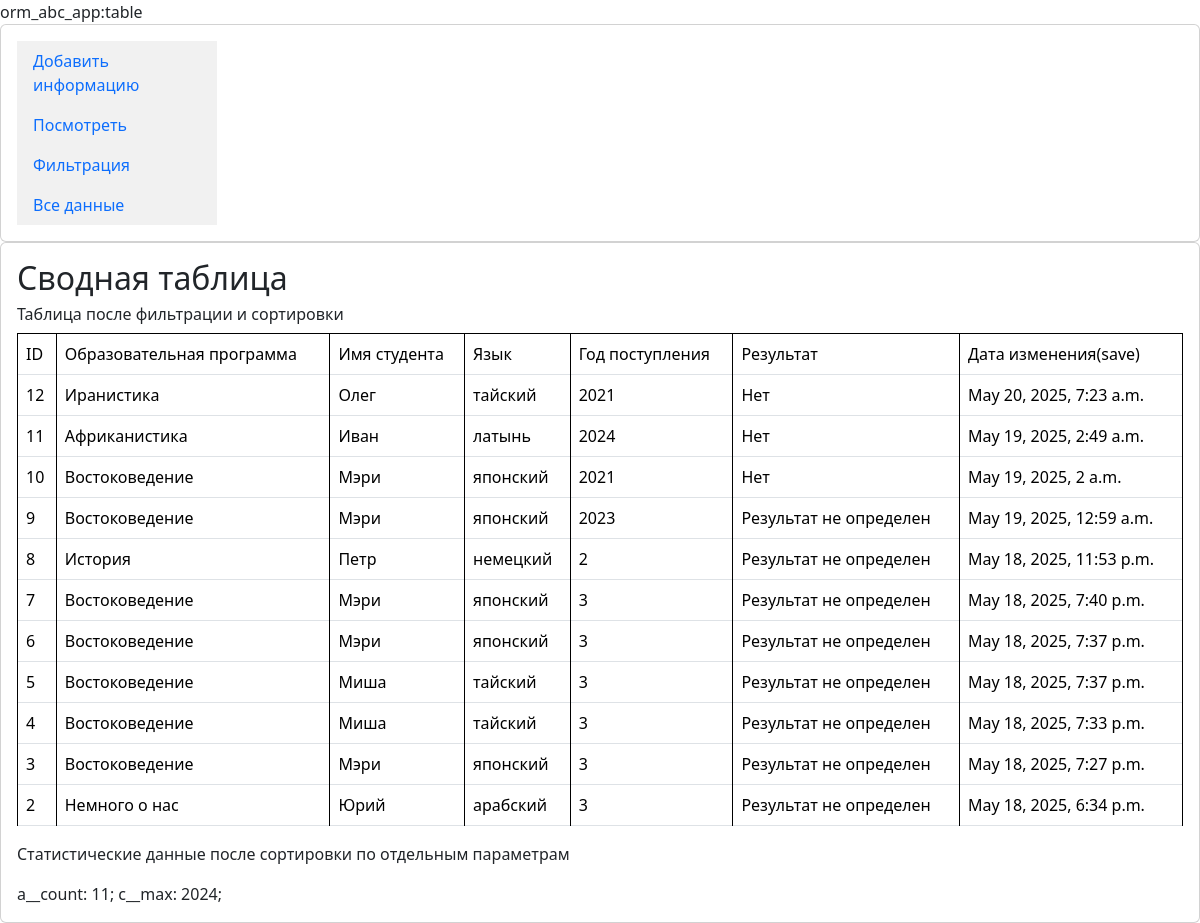
Screenshot of /table/ with the database file from the repository.
### myApp2/models.py (models this page shows, shortened)
class StudentModel(models.Model):
    task = models.CharField(
        verbose_name="Образовательная программа",
        default="Востоковедение",
        max_length=255,
    )
    a = models.CharField(
        verbose_name="Имя студента",
        default="Мэри",
        max_length=255,
    )
    b = models.CharField(
        verbose_name="Язык", default="японский" , help_text="мы все учим восточные языки",
        max_length = 255,
    )
    c = models.IntegerField(
        verbose_name="Год поступления",
        choices=c_choices,
        default=3,
    )
    result = models.CharField(
        verbose_name="Результат",
        default="Результат не определен",
        max_length=255,
    )
    current_date = models.DateTimeField(
        verbose_name="Дата изменения(save)", auto_now=True
    )
    class Meta:
        verbose_name = "Таблица_студентов"
        verbose_name_plural = "Таблицы_студентов"
        ordering = ("-pk", )

### myApp2/views.py (the view)
# urls.py: path('table/', views.table, name='table'),
def table(request):
    objects_values =StudentModel.objects.values()
    print("\nobjects_values:", objects_values)
    objects_values_list = (
        StudentModel.objects.values_list().filter(id__gte=2).order_by("-id")
    )  # [0:3]
    print("\nobjects_values_list:", objects_values_list)
    cur_objects = objects_values_list
    statics_val = [
        cur_objects.aggregate(Count("a")),
        cur_objects.aggregate(Max("c")),
    ]
    print("\nstatics_val:", statics_val)
    statics = {"statics_val": statics_val}
    fields = StudentModel._meta.get_fields()
    print("\nfields", fields)
    verbose_name_list = []
    name_list = []
    for e in fields:
        verbose_name_list.append(e.verbose_name)
        name_list.append(e.name)
    print("\nverbose_name_list:", verbose_name_list)
    print("\nname_list", name_list)
    field_names = verbose_name_list
    context = {
        "objects_values": objects_values,
        "name_list": name_list,
        "objects_values_list": objects_values_list,
        "verbose_name_list": verbose_name_list,
        "statics": statics,
        "field_names": field_names,
    }
    return render(request, "table.html", context)

### myApp2/templates/table.html (shortened to what this page needs)
{% extends 'layout.html' %}
{% block content %}
    <h2>Сводная таблица</h2>
    <h6>Таблица после фильтрации и сортировки</h6>
    <table class="table table-bordered">
        <tbody style="border-top: 3.0px;">
        <tr>
            {% for name in verbose_name_list %}
                <td>{{ name }}</td>
            {% endfor %}
        </tr>
        {% for objects_values in objects_values_list %}
            <tr>
                {% for item in objects_values %}
                    <td>
                        {{ item }}
                    </td>
                {% endfor %}
            </tr>
        {% endfor %}
    </table>
    <p>Статистические данные после сортировки по отдельным параметрам</p>
    {% for item in statics.statics_val %}
        {% for k, v in  item.items %}
            {{ k }}:  {{ v }};
        {% endfor %}
    {% endfor %}
{% endblock %}

### myApp2/templates/layout.html (shortened to what this page needs)
<!DOCTYPE html>
<html lang="en">
<link href="https://cdn.jsdelivr.net/npm/bootstrap@5.3.3/dist/css/bootstrap.min.css" rel="stylesheet">
<head>
    {% load static %}
  </head>
<body>
 <div class="card">
        <div class="card-body">
            {% include "navigation.html" %}
        </div>
    </div>
    <div class="card">
        <div class="card-body">
            {% block content %}{% endblock %}
        </div>
    </div>
<body/>

### myApp2/templates/navigation.html
<ul class="nav">
    <li class="nav-item"><a class="nav-link" href="{% url 'myApp2:student_model_form' %}">Добавить информацию</a></li>
    <li class="nav-item"><a class="nav-link" href="{% url 'myApp2:my_result' %}">Посмотреть</a>
    <li class="nav-item"><a class="nav-link" href="{% url 'myApp2:table' %}">Фильтрация</a>
    <li class="nav-item"><a class="nav-link" href="{% url 'myApp2:table_original' %}">Все данные</a>
</ul>

### myApp2/templates/layout.html (style rules this page uses)
ul { list-style-type: none; margin: 0; padding: 0; width: 200px; background-color: #f1f1f1; }
li a { display: block; color: #000; padding: 8px 16px; text-decoration: none; }
tbody { color: black; }
table, th, td { border: 1px solid black; }

### rows the page displays
StudentModel: objects_values "12" "Иранистика" "Олег" "тайский" "2021" "Нет" "May 20, 2025, 7:23 a.m."
StudentModel: objects_values "11" "Африканистика" "Иван" "латынь" "2024" "Нет" "May 19, 2025, 2:49 a.m."
StudentModel: objects_values "10" "Востоковедение" "Мэри" "японский" "2021" "Нет" "May 19, 2025, 2 a.m."
StudentModel: objects_values "9" "Востоковедение" "Мэри" "японский" "2023" "Результат не определен" "May 19, 2025, 12:59 a.m."
StudentModel: objects_values "8" "История" "Петр" "немецкий" "2" "Результат не определен" "May 18, 2025, 11:53 p.m."
StudentModel: objects_values "7" "Востоковедение" "Мэри" "японский" "3" "Результат не определен" "May 18, 2025, 7:40 p.m."
StudentModel: objects_values "6" "Востоковедение" "Мэри" "японский" "3" "Результат не определен" "May 18, 2025, 7:37 p.m."
StudentModel: objects_values "5" "Востоковедение" "Миша" "тайский" "3" "Результат не определен" "May 18, 2025, 7:37 p.m."
StudentModel: objects_values "4" "Востоковедение" "Миша" "тайский" "3" "Результат не определен" "May 18, 2025, 7:33 p.m."
StudentModel: objects_values "3" "Востоковедение" "Мэри" "японский" "3" "Результат не определен" "May 18, 2025, 7:27 p.m."
StudentModel: objects_values "2" "Немного о нас" "Юрий" "арабский" "3" "Результат не определен" "May 18, 2025, 6:34 p.m."

### other values shown
{{ name }} "ID" "Образовательная программа" "Имя студента" "Язык" "Год поступления" "Результат" "Дата изменения(save)"
{{ k }} "a__count" "c__max"
{{ v }} "11" "2024"
